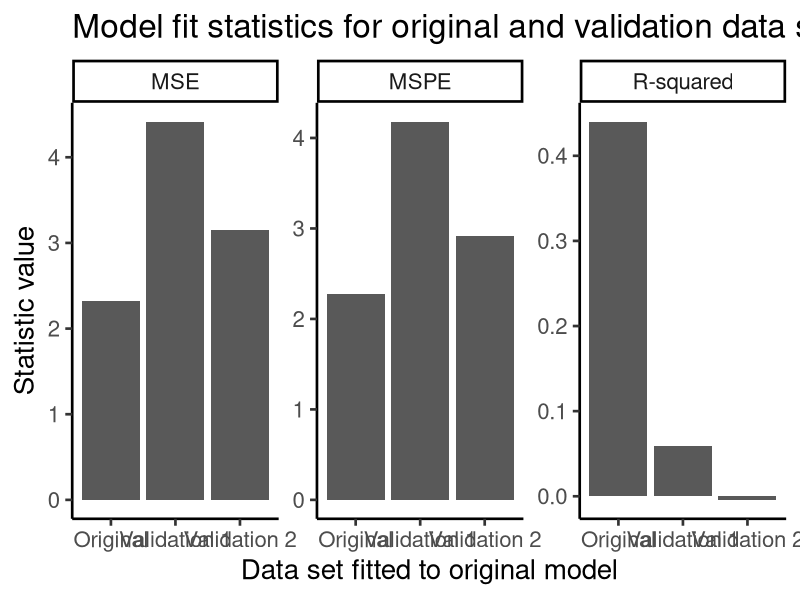
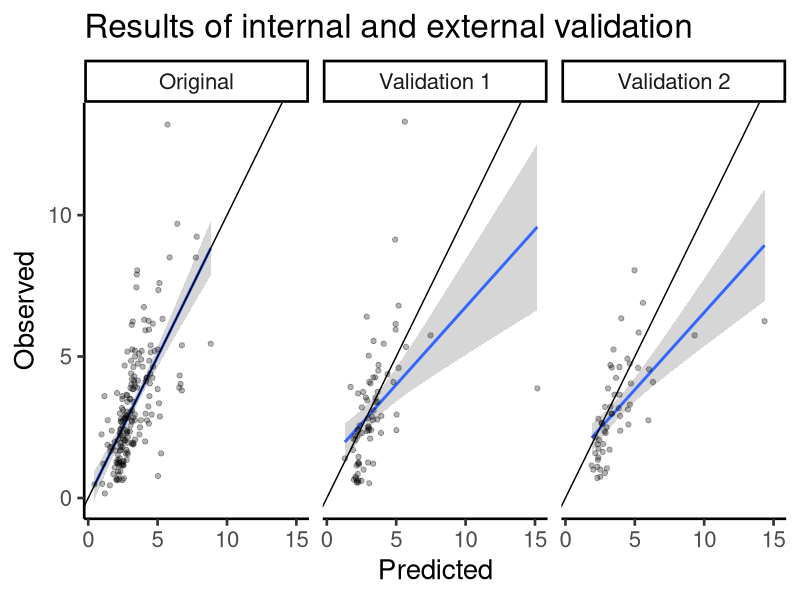

The R script that drew these images, in order:
# import packages ----------------------------------------------------------------------------------
library(ggplot2)
library(plyr)
library(reshape2)

# Read in data sets --------------------------------------------------------------------------------
emap_data <- read.table("emap.build08.txt", header = TRUE)
val_data_1 <- read.table(file = "emap.val1.08.txt", header = TRUE)
val_data_2 <- read.table(file = "emap.val2.08.txt", header = TRUE)

# Log transform some variables ---------------------------------------------------------------------
log_var <- function(data, var) { # a function that logs the column (var) in the data.frame (data)
  data[var] <- log(data[var] + 1)
  names(data)[names(data) == var] <- paste0('LOG.', var) # add "LOG." to column name
  return(data)
}
emap_data <- log_var(emap_data, "TOT.RD")
val_data_1 <- log_var(val_data_1, "TOT.RD")
val_data_2 <- log_var(val_data_2, "TOT.RD")

# Define model from homework 4 ---------------------------------------------------------------------
model <- lm(formula = SECMEAN ~ AG.TOT + AV.DEP + LOG.TOT.RD + AV.DEP*LOG.TOT.RD,
            data = emap_data)
model_summary <- summary(model)

# Add predicted values to all data sets ------------------------------------------------------------
emap_data$predicted <- predict(model)
val_data_1$predicted <- predict(model, newdata = val_data_1)
val_data_2$predicted <- predict(model, newdata = val_data_2)

# Combine data sets for graphing -------------------------------------------------------------------
data_sets <- list(emap_data, val_data_1, val_data_2)
names(data_sets) <- c("Original", "Validation 1", "Validation 2") #used in graphing
data <- ldply(data_sets, .id = "data_set") #converts a list of data.frames into one data.frame, like rbind

# Calculate statistics -----------------------------------------------------------------------------
mse <- function(observed, predicted, coefficient_count) { # calculates mean square error
  sum((observed - predicted)^2) / (length(observed) - coefficient_count)
}
mspe <- function(observed, predicted) { # calculates mean square prediction error
  sum((observed - predicted)^2) / (length(observed))
}
r2 <- function(observed, predicted, original_mean) { # calculates R-squared
   1 - sum((observed - predicted)^2) / sum((observed - original_mean)^2)
}
#ddply takes a data.frame, splits it based on the value of a factor, applies a function to each peice, and combines the results into a new data.frame
stats <- cbind(ddply(data, "data_set", function(x) mse(x$SECMEAN, x$predicted, 4)), 
               ddply(data, "data_set", function(x) mspe(x$SECMEAN, x$predicted))[2],
               ddply(data, "data_set", function(x) r2(x$SECMEAN, x$predicted, mean(emap_data$SECMEAN)))[2])
names(stats) <- c("data_set", "MSE", "MSPE", "R-squared")
stats <- melt(stats) #changes format of data.frame to one the ggplot2 likes for graphing

# Make statistics graph ----------------------------------------------------------------------------
stats_plot <- ggplot(stats, aes(x = data_set, y = value)) +
  geom_bar(stat = "identity") + 
  facet_wrap( ~ variable, scales = "free") + # splits graph by statistic type
  labs(x = "Data set fitted to original model", y = "Statistic value",
       title = "Model fit statistics for original and validation data sets") +
  theme_classic(base_size = 20) # sets theme and base text size
png(filename = "stats.png", width = 1000, height = 400) # prepares for png output 
print(stats_plot)
dev.off() #saves file and turns off png output

# Make scatter plots -------------------------------------------------------------------------------
scatter_plot <- ggplot(data, aes(x = predicted, y = SECMEAN)) +
  geom_smooth(method = lm) + # adds best fit line (blue)
  geom_point(alpha = .3) + # adds transparent points
  geom_abline(slope = 1) + # adds 1:1 line (black)
  facet_grid( ~ data_set) + # splits graph by "data_set" column in "data"
  labs(x = "Predicted", y = "Observed", title = "Results of internal and external validation") +
  theme_classic(base_size = 20) # sets theme and base text size
png(filename = "scatter.png", width = 1000, height = 350) # prepares for png output 
print(scatter_plot)
dev.off() #saves file and turns off png output
